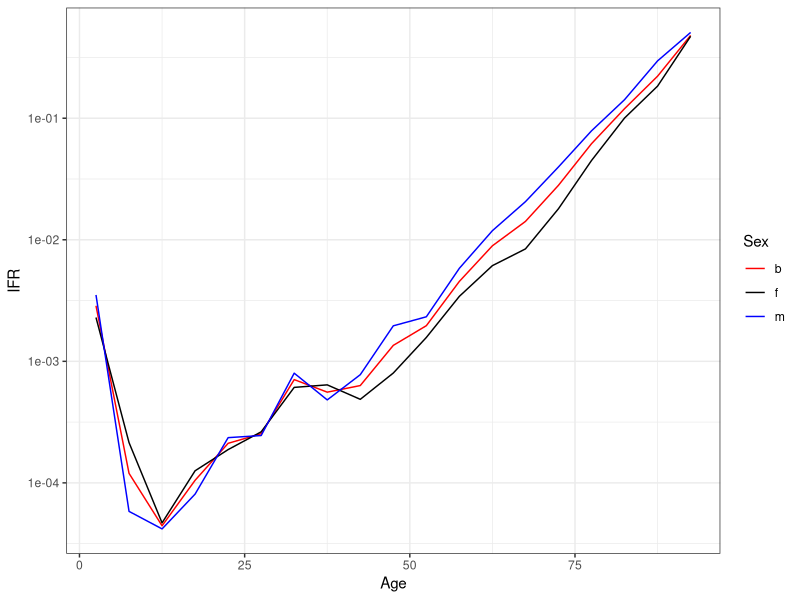

Write R code to recreate this figure. (Note: this script raises an error after producing the figure.)
# Description:
# Summarize EXCESS deaths since 24th February, 2020, in all countries by sex and age 
Sys.setenv(LANG = "en")
Sys.setlocale("LC_ALL","English")
rm(list=ls())
pkgs <- c("tidyverse",
          "lubridate",
          "haven",
          "readxl")

lapply(pkgs, require, character.only = T)

# reading seroprevalence data
db_ser <- read_csv("Data/spain_seroprev_round1.csv")
db_ser_f <- read_csv("Data/spain_seroprev_round_final.csv")
# reading excess mortality data until the date of seroprevalence study
db_exc <- read_csv("Output/spain_excess_until_seroprev.csv")

# Seroprevalence data in tidy format by sex
db_ser2 <- db_ser %>% 
  gather(-Age, key = "Measure", value = "Val") %>% 
  separate(Measure, c("Measure", "Sex"), sep = "_") %>% 
  spread(Measure, Val)


# Rapid test by age and sex
###########################
# Reestimation of infection rates and confidence intervals grouping 
# ages "<1" and "1-4" for the age group 0-4
db_ser_sex <- db_ser2 %>% 
  filter(Sex != "t") %>% 
  mutate(inf = round(smpl * pstv / 100),
         inf_l = round(smpl * lo / 100),
         inf_u = round(smpl * up / 100), 
         Age = ifelse(Age == "1", 0, as.integer(Age)),
         Sex = ifelse(Sex == "t", "b", Sex)) %>% 
  group_by(Sex, Age) %>% 
  summarise(smpl = sum(smpl),
            inf = sum(inf),
            inf_l = sum(inf_l),
            inf_u = sum(inf_u)) %>% 
  ungroup()

# reestimating for both sexes
db_ser_tot <- db_ser_sex %>% 
  group_by(Age) %>% 
  summarise(smpl = sum(smpl),
            inf = sum(inf),
            inf_l = sum(inf_l),
            inf_u = sum(inf_u)) %>% 
  ungroup() %>% 
  mutate(Sex = "b") 

# binding by sex and all sex
db_ser3 <- bind_rows(db_ser_sex, db_ser_tot) %>%   
  mutate(IR = inf / smpl,
         IR_l = inf_l / smpl,
         IR_u = inf_u / smpl,
         Age = as.integer(Age)) %>% 
  select(Sex, Age, IR, IR_l, IR_u) %>% 
  arrange(Sex, suppressWarnings(as.integer(Age)))

###################################
# preparing mortality data to merge
###################################
db_deaths_sex <- db_exc %>% 
  select(Sex, Age, Excess, Exposure) %>% 
  rename(Deaths = Excess) %>% 
  filter(Age != "All") %>% 
  mutate(Age = as.integer(Age))

# excess mortality for both sexes
db_deaths_tot <- db_deaths_sex %>% 
  group_by(Age) %>% 
  summarise(Deaths = sum(Deaths),
            Exposure = sum(Exposure)) %>% 
  ungroup() %>% 
  mutate(Sex = "b")

db_deaths <- bind_rows(db_deaths_sex, db_deaths_tot)

#############################################################
# Estimating sex- and age-specific IFRs, based on Rapid tests
#############################################################
db_ifr_age <- db_deaths %>% 
  left_join(db_ser3) %>% 
  mutate(Infected = Exposure * IR,
         Infected_l = Exposure * IR_l,
         Infected_u = Exposure * IR_u,
         IFR = Deaths / Infected,
         IFR_l = Deaths / Infected_u,
         IFR_u = Deaths / Infected_l,
         Age = as.character(Age)) %>% 
  select(Sex, Age, Deaths, Exposure, Infected, Infected_l, Infected_u, IFR, IFR_l, IFR_u)

# saving IFRs
db_ifr_age2 <- db_ifr_age %>% 
  select(Sex, Age, IFR, IFR_l, IFR_u)

write_csv(db_ifr_age2,  path = "Output/spain_sex_age_ifr.csv")


# Overall IFR in Spain
db_ifr_age %>%
  group_by(Sex) %>% 
  summarise(Infected = sum(Infected),
            Deaths = sum(Deaths)) %>% 
  ungroup() %>% 
  mutate(Overall_IFR = Deaths / Infected)
  
# plotting sex- and age-specific IFR in Spain by sex
db_ifr_age %>% 
  mutate(Age = as.integer(Age) + 2.5) %>% 
  ggplot()+
  geom_line(aes(Age, IFR, col = Sex))+
  scale_y_log10()+
  scale_color_manual(values = c("red", "black", "blue"))+
  theme_bw()

ggsave("Figures/ifr_age_sex.png")

# plotting sex- and age-specific IFR in Spain with confidence intervals
db_ifr_age %>% 
  filter(Sex == "b") %>% 
  mutate(Age = as.integer(Age) + 2.5) %>% 
  ggplot()+
  geom_line(aes(Age, IFR))+
  geom_ribbon(aes(Age, ymin = IFR_l, ymax = IFR_u), alpha = 0.5)+
  scale_y_log10()+
  scale_x_continuous(breaks = seq(0, 100, 10))+
  scale_color_manual(values = c("red", "black", "blue"))+
  theme_bw()
ggsave("Figures/ifr_age_confidence_intervals.png")




# comparing with Verity values
##############################

# reading Verity et al. IFR estimates
verity <- read_delim("Data/IFR-Verity.txt", delim = "\t", col_names = F) %>% 
  rename(Age = 1,
         IFR = 2,
         IFR_l = 3,
         IFR_u = 4) %>% 
  mutate(Age_int = 10,
         Source = "Verity et al.",
         Sex = "b")

# appending Verity et al. and Spain estimates
db_ifrs <- db_ifr_age %>%
  mutate(Source = "Spain",
         Age = as.integer(Age),
         Age_int = 5) %>% 
  select(Age, Age_int, Sex, IFR, IFR_l, IFR_u, Source) %>% 
  bind_rows(verity)

# plotting Spain by sex and Verity estimates
db_ifrs %>% 
  mutate(Age = Age + 0.5 * Age_int) %>% 
  ggplot()+
  geom_line(aes(Age, IFR, col = Sex, linetype = Source))+
  scale_y_log10()+
  scale_x_continuous(breaks = seq(0, 100, 10))+
  scale_color_manual(values = c("red", "black", "blue"))+
  theme_bw()

ggsave("Figures/ifr_age_sex_spain_verity.png")


# plotting Spain and Verity estimates with conficence intervals
db_ifrs %>% 
  filter(Sex == "b") %>% 
  mutate(Age = Age + 0.5 * Age_int) %>% 
  ggplot()+
  geom_line(aes(Age, IFR, col = Source))+
  geom_ribbon(aes(Age, ymin = IFR_l, ymax = IFR_u, fill = Source), alpha = 0.3)+
  scale_y_log10()+
  scale_x_continuous(breaks = seq(0, 100, 10))+
  scale_color_manual(values = c("#048BA8", "#F18F01"))+
  scale_fill_manual(values = c("#048BA8", "#F18F01"))+
  theme_bw()

ggsave("Figures/ifr_age_conf_int_spain_verity.png")



# db_ifrs %>% 
#   mutate(Age = Age + 0.5 * Age_int) %>% 
#   filter(Sex == "b") %>% 
#   spread(Source, IFR) %>% 
#   drop_na() %>% 
#   mutate(f = `Spain females` / `Verity et al.`,
#          m = `Spain males` / `Verity et al.`) %>% 
#   select(Age, f, m) %>% 
#   gather(-Age, key = "Sex", value = "Ratio") %>% 
#   ggplot()+
#   geom_point(aes(Age, Ratio, col = Sex))+
#   geom_hline(yintercept = 1, linetype = "dashed")+
#   scale_y_log10()+
#   scale_x_continuous(breaks = seq(10, 90, 10))+
#   scale_color_manual(values = c("red", "black"))+
#   theme_bw()
# 
# ggsave("Figures/spain_seroprev/ifr_ratios.png")

################################
# Max specificity results by age
################################

db_ser_f2 <- db_ser_f %>% 
  mutate(infs_i = round(Sample_imm * Immunoassay / 100),
         infs_i_lb = round(Sample_imm * Immuno_lb / 100),
         infs_i_ub = round(Sample_imm * Immuno_ub / 100),
         infs_b = round(Sample_imm * Both / 100),
         infs_b_lb = round(Sample_imm * Both_lb / 100),
         infs_b_ub = round(Sample_imm * Both_ub / 100),
         infs_e = round(Sample_imm * Either / 100),
         infs_e_lb = round(Sample_imm * Either_lb / 100),
         infs_e_ub = round(Sample_imm * Either_ub / 100),
         Age = ifelse(Age == 1, 0, Age)) %>% 
  group_by(Age) %>% 
  summarise(Sample_imm = sum(Sample_imm),
            infs_i = sum(infs_i),
            infs_i_lb = sum(infs_i_lb),
            infs_i_ub = sum(infs_i_ub),
            infs_b = sum(infs_b),
            infs_b_lb = sum(infs_b_lb),
            infs_b_ub = sum(infs_b_ub),
            infs_e = sum(infs_e),
            infs_e_lb = sum(infs_e_lb),
            infs_e_ub = sum(infs_e_ub)) %>% 
  ungroup() %>% 
  mutate(Imm = infs_i / Sample_imm,
         Imm_lb = infs_i_lb / Sample_imm,
         Imm_ub = infs_i_ub / Sample_imm,
         Both = infs_b / Sample_imm,
         Both_lb = infs_b_lb / Sample_imm,
         Both_ub = infs_b_ub / Sample_imm,
         Either = infs_e / Sample_imm,
         Either_lb = infs_e_lb / Sample_imm,
         Either_ub = infs_e_ub / Sample_imm)

db_ser_imm <- db_ser_f2 %>% 
  select(Age, Imm, Imm_lb, Imm_ub) %>% 
  rename(IR = Imm,
         IR_l = Imm_lb,
         IR_u = Imm_ub) %>% 
  mutate(Source = "Immunoassay")

db_ser_both <- db_ser_f2 %>% 
  select(Age, Both, Both_lb, Both_ub) %>% 
  rename(IR = Both,
         IR_l = Both_lb,
         IR_u = Both_ub) %>% 
  mutate(Source = "Both")

db_ser_either <- db_ser_f2 %>% 
  select(Age, Either, Either_lb, Either_ub) %>% 
  rename(IR = Either,
         IR_l = Either_lb,
         IR_u = Either_ub) %>% 
  mutate(Source = "Either")

db_ser4 <- db_ser3 %>% 
  filter(Sex == "b") %>% 
  select(Age, IR, IR_l, IR_u) %>% 
  mutate(Source = "Rapid")

db_ser_f3 <- bind_rows(db_ser4,
                       db_ser_imm,
                       db_ser_both, 
                       db_ser_either)

db_ser_f3 %>% 
  ggplot()+
  geom_line(aes(Age, IR, col = Source))+
  geom_ribbon(aes(Age, ymin = IR_l, ymax = IR_u, fill = Source), alpha = 0.5)



#########################################################
# Estimating age-specific IFRs, based on other estimates
#########################################################

db_ifr_age_oth <- db_deaths %>% 
  filter(Sex == "b") %>% 
  left_join(db_ser_f3) %>% 
  mutate(Infected = Exposure * IR,
         Infected_l = Exposure * IR_l,
         Infected_u = Exposure * IR_u,
         IFR = Deaths / Infected,
         IFR_l = Deaths / Infected_u,
         IFR_u = Deaths / Infected_l,
         Age = as.character(Age)) %>% 
  select(Age, Deaths, Exposure, Infected, Infected_l, Infected_u, IFR, IFR_l, IFR_u, Source)

db_ifr_age_oth %>% 
  mutate(Age = as.integer(Age) + 2.5) %>% 
  ggplot()+
  geom_line(aes(Age, IFR, col = Source))+
  # geom_ribbon(aes(Age, ymin = IFR_l, ymax = IFR_u, fill = Source), alpha = 0.3)+
  scale_y_log10()+
  scale_x_continuous(breaks = seq(0, 100, 10))+
  scale_color_manual(values = c("red", "black", "blue", "green"))+
  scale_fill_manual(values = c("red", "black", "blue", "green"))+
  theme_bw()
ggsave("Figures/ifr_age_several_spain.png")



# either and both
db_ifr_age_oth %>% 
  filter(Source %in% c("Either", "Both")) %>% 
  mutate(Age = as.integer(Age) + 2.5) %>% 
  ggplot()+
  geom_line(aes(Age, IFR, col = Source))+
  geom_ribbon(aes(Age, ymin = IFR_l, ymax = IFR_u, fill = Source), alpha = 0.3)+
  scale_y_log10()+
  scale_x_continuous(breaks = seq(0, 100, 10))+
  scale_color_manual(values = c("red", "black", "blue", "green"))+
  scale_fill_manual(values = c("red", "black", "blue", "green"))+
  theme_bw()

ggsave("Figures/ifr_age_both_either_spain.png")

# and verity?
#############

db_ifr_age_oth2 <- verity %>% 
  select(-Sex) %>%
  mutate(Age_int = 10) %>% 
  bind_rows(db_ifr_age_oth %>% 
              select(Age, IFR, IFR_l, IFR_u, Source) %>% 
              mutate(Age = as.integer(Age),
                     Age_int = 5))

db_ifr_age_oth2 %>% 
  mutate(Age = Age + 0.5 * Age_int) %>% 
  ggplot()+
  geom_line(aes(Age, IFR, col = Source))+
  geom_ribbon(aes(Age, ymin = IFR_l, ymax = IFR_u, fill = Source), alpha = 0.3)+
  scale_y_log10()+
  scale_x_continuous(breaks = seq(0, 100, 10))+
  scale_color_manual(values = c("#e41a1c", "#377eb8", "#4daf4a", "#984ea3", "#ff7f00"))+
  scale_fill_manual(values = c("#e41a1c", "#377eb8", "#4daf4a", "#984ea3", "#ff7f00"))+
  theme_bw()


# mix of specificity and sensitivity

db_ifr_age_oth3 <- db_ifr_age_oth2 %>% 
  filter(Source == "Both" | Source == "Either") %>% 
  group_by(Age) %>% 
  summarise(IFR = mean(IFR),
            IFR_l = min(IFR_l),
            IFR_u = max(IFR_u)) %>% 
  ungroup() %>% 
  mutate(Source = "Spain_max",
         Age_int = 5) %>% 
  bind_rows(verity %>% 
              select(-Sex))

db_ifr_age_oth3 %>% 
  mutate(Age = Age + 0.5 * Age_int) %>% 
  ggplot()+
  geom_line(aes(Age, IFR, col = Source))+
  geom_ribbon(aes(Age, ymin = IFR_l, ymax = IFR_u, fill = Source), alpha = 0.3)+
  scale_y_log10()+
  scale_x_continuous(breaks = seq(0, 100, 10))+
  scale_color_manual(values = c("#e41a1c", "#377eb8", "#4daf4a", "#984ea3", "#ff7f00"))+
  scale_fill_manual(values = c("#e41a1c", "#377eb8", "#4daf4a", "#984ea3", "#ff7f00"))+
  theme_bw()

ggsave("Figures/ifr_age_max_spain.png")


db_odr <- read_csv("Data/IFR-ODriscoll.csv")
db_ic <- read_csv("Data/IFR_imperial_college.csv")

db_odr2 <- db_odr %>% 
  select(Age, b_IFR, b_IFR_l, b_IFR_u) %>% 
  rename(IFR = b_IFR, 
         IFR_l = b_IFR_l, 
         IFR_u = b_IFR_u) %>% 
  mutate(Source = "ODriscol et al.",
         IFR = IFR / 100,
         IFR_l = IFR_l / 100,
         IFR_u = IFR_u / 100,
         Age_int = 5)

db_ic2 <- db_ic %>% 
  select(Age, s_IFR, s_IFR_l, s_IFR_u) %>% 
  rename(IFR = s_IFR, 
         IFR_l = s_IFR_l, 
         IFR_u = s_IFR_u) %>% 
  mutate(Source = "Imperial College",
         IFR = IFR / 100,
         IFR_l = IFR_l / 100,
         IFR_u = IFR_u / 100,
         Age_int = 5)


db_ifr_age_oth4 <- db_ifr_age_oth3 %>% 
  bind_rows(db_odr2, db_ic2)

db_ifr_age_oth4 %>% 
  mutate(Age = Age + 0.5 * Age_int) %>% 
  ggplot()+
  geom_line(aes(Age, IFR, col = Source))+
  scale_y_log10()+
  scale_x_continuous(breaks = seq(0, 100, 10))+
  scale_color_manual(values = c("#e41a1c", "#377eb8", "#4daf4a", "#984ea3", "#ff7f00"))+
  scale_fill_manual(values = c("#e41a1c", "#377eb8", "#4daf4a", "#984ea3", "#ff7f00"))+
  theme_bw()

ggsave("Figures/ifr_age_several_sources.png")

# with confidence intervals
db_ifr_age_oth4 %>% 
  mutate(Age = Age + 0.5 * Age_int) %>% 
  ggplot()+
  geom_line(aes(Age, IFR, col = Source))+
  geom_ribbon(aes(Age, ymin = IFR_l, ymax = IFR_u, fill = Source), alpha = 0.3)+
  scale_y_log10()+
  scale_x_continuous(breaks = seq(0, 100, 10))+
  scale_color_manual(values = c("#e41a1c", "#377eb8", "#4daf4a", "#984ea3", "#ff7f00"))+
  scale_fill_manual(values = c("#e41a1c", "#377eb8", "#4daf4a", "#984ea3", "#ff7f00"))+
  theme_bw()
